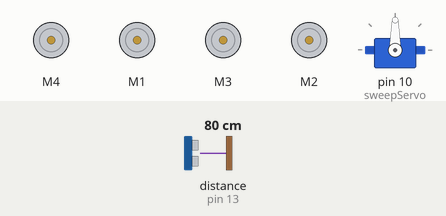
Bench run of a sketch on a simulated Arduino Uno, built with avr-gcc and run on an emulated ATmega328P. Parts: 4 × DC motor (green arrow = forward, orange = backward, longer = faster), servo. Wiring (inferred from the names in the program): ultrasonic range finder: trigger pin 2; echo pin 13. The test bench sets the inputs (shaded band); at power-on: distance to the obstacle (sensor on pin 13) 80 cm. The echo pulse lasts 58.3 µs per cm.

Above: at 0.05 s.
At 1.0 s:
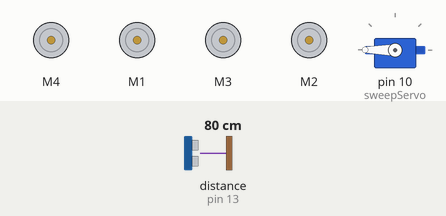
At 2.0 s:
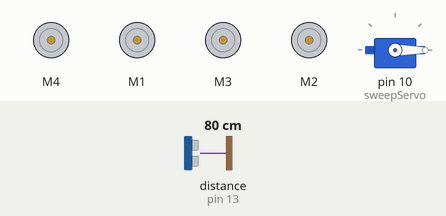
At 4.0 s:
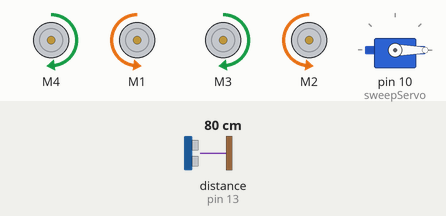
Timing chart, 0 to 5.2 s (numbered marks = the images above):
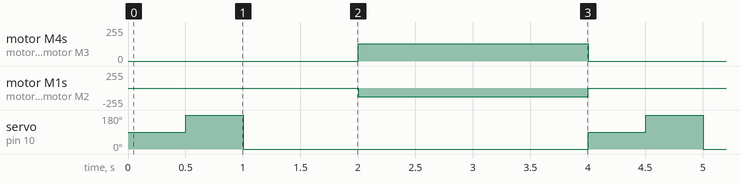

The sketch:

ObstacleAvoidance.ino
```cpp
// Implemented by Blake Iwaisako
// 1 August 2022

// Code made available by Micheal Klements from the-diy-life.com

#include <Wire.h>
#include <Adafruit_MotorShield.h>
#include "utility/Adafruit_MS_PWMServoDriver.h"
#include <Servo.h>

Adafruit_MotorShield AFMS = Adafruit_MotorShield();

Adafruit_DCMotor *RFMotor = AFMS.getMotor(4);
Adafruit_DCMotor *LFMotor = AFMS.getMotor(1);
Adafruit_DCMotor *RBMotor = AFMS.getMotor(3);
Adafruit_DCMotor *LBMotor = AFMS.getMotor(2);

Servo sweepServo;

byte trig = 2;                                    //trigger pin
byte echo = 13;                                   //echo pin
byte maxDist = 150;                               //maximum distance for sensing (outside of this distance objects are ignored)
byte stopDist = 50;                               //closest distance to an object allowable
float timeOut = 2*(maxDist+10)/100/134*1000000;   //Max time to wait for return signal

byte motorSpeed = 70;                             //Max motor speed (do not exceed 70)
byte motorOffset = 10;                            //Change to account for one motor being to powerful
int turnSpeed = 60;                               //Amount to add to motor during turns


void setup() {
  AFMS.begin();
  RFMotor->setSpeed(motorSpeed);                   //Set motor speed
  LFMotor->setSpeed(motorSpeed);
  RBMotor->setSpeed(motorSpeed);
  LBMotor->setSpeed(motorSpeed);

  RFMotor->run(RELEASE);                            //Release all motors before loop
  LFMotor->run(RELEASE);
  RBMotor->run(RELEASE);
  LBMotor->run(RELEASE);

  pinMode(trig, OUTPUT);
  pinMode(echo, INPUT);

  sweepServo.attach(10);
}

void loop()
{
  sweepServo.write(90);                             //Set servo to look straight ahead

  delay(500);
  int distance = getDistance();                     //check for objects directly ahead
  if(distance >= stopDist)                          //if there are no objects within the stopping distance, move forward
  {
    moveForward();
  }
  while(distance >= stopDist)                       //keep checking the object distance until it is within the minimum stopping distance
  {
    distance = getDistance();
    delay(250);
  }
  stopMove();                                       //stop the motors
  int turnDir = checkDirection();                   //check the left and right object distances and get the turning instruction
  Serial.print(turnDir);
  switch (turnDir)                                  //turn left, turn around or turn right depending on the instruction
  {
    case 0:                                         //turn left
      turnLeft(1000);
      break;
    case 1:
      turnLeft(2000);                                //turn around
      break;
    case 2:
      turnRight(1000);                               //turn right
      break;
  }
}

//create functions for movement and scanning

void accelerate()                                   //function to accelerate motors from 0 to full speed
{
  for (int i=0; i<motorSpeed; i++)
  {
    RFMotor->setSpeed(i);
    LFMotor->setSpeed(i);
    RBMotor->setSpeed(i);
    LBMotor->setSpeed(i);
    delay(10);
  }
}

void decelerate()                                     //function to decelerate motors from full speed to zero
{
  for(int i=motorSpeed; i!=0; i--)
  {
    RFMotor->setSpeed(i);
    LFMotor->setSpeed(i);
    RBMotor->setSpeed(i);
    LBMotor->setSpeed(i);
    delay(10);

  }
}

void moveForward()                                     //set all motors to run FORWARD
{
  RFMotor->run(FORWARD);
  LFMotor->run(FORWARD);
  RBMotor->run(FORWARD);
  LBMotor->run(FORWARD);
}

void stopMove()                                        //set all motors to stop
{
  RFMotor->run(RELEASE);
  LFMotor->run(RELEASE);
  RBMotor->run(RELEASE);
  LBMotor->run(RELEASE);
}

void turnLeft(int duration)                           //set motors to turn left for a certain duration variable
{
  RFMotor->setSpeed(motorSpeed+turnSpeed);            //set motors to turning speed
  LFMotor->setSpeed(motorSpeed+turnSpeed);
  RBMotor->setSpeed(motorSpeed+turnSpeed);
  LBMotor->setSpeed(motorSpeed+turnSpeed);
  RFMotor->run(FORWARD);
  RBMotor->run(FORWARD);
  LFMotor->run(BACKWARD);
  LBMotor->run(BACKWARD);
  delay(duration);
  RFMotor->setSpeed(motorSpeed);                      //bring back to motor speed
  LFMotor->setSpeed(motorSpeed);
  RBMotor->setSpeed(motorSpeed);
  LBMotor->setSpeed(motorSpeed);
  RFMotor->run(RELEASE);
  LFMotor->run(RELEASE);
  RBMotor->run(RELEASE);
  LBMotor->run(RELEASE);
}

void turnRight(int duration)
{
  RFMotor->setSpeed(motorSpeed+turnSpeed);
  LFMotor->setSpeed(motorSpeed+turnSpeed);
  RBMotor->setSpeed(motorSpeed+turnSpeed);
  LBMotor->setSpeed(motorSpeed+turnSpeed);
  RFMotor->run(BACKWARD);
  RBMotor->run(BACKWARD);
  LFMotor->run(FORWARD);
  LBMotor->run(FORWARD);
  delay(duration);
  RFMotor->setSpeed(motorSpeed);
  LFMotor->setSpeed(motorSpeed);
  RBMotor->setSpeed(motorSpeed);
  LBMotor->setSpeed(motorSpeed);
  RFMotor->run(RELEASE);
  LFMotor->run(RELEASE);
  RBMotor->run(RELEASE);
  LBMotor->run(RELEASE);
}

int getDistance()                                       // use snesor to measure distance to an object
{
  unsigned long pulseTime;                              // variable stores pulse travel time
  int distance;                                         // create a variable to store the calculated distance
  digitalWrite(trig, HIGH);                             // generate a 10 microsecond pulse
  delayMicroseconds(10);
  digitalWrite(trig, LOW);
  pulseTime = pulseIn(echo, HIGH, timeOut);             // measure time for pulse to return
  distance = (float)pulseTime * 340 / 2 / 10000;        // calculate the object distance on the pulse time
  return distance;
}

int checkDirection()                                    // check the left and right directions and decide which way to turn
{
  int distances [2] = {0,0};                            // Left and Right distances
  int turnDir = 1;                                      // direction to turn, 0 Left, 1 Reverse, 2 Right
  sweepServo.write(180);                                // turn servo to look Left
  delay(500);
  distances [0] = getDistance();                        // get the left object distance
  sweepServo.write(0);                                  // turn servo to look right
  delay(1000);
  distances [1] = getDistance();                        // get the right object distance
  if (distances[0] >= 200 && distances[1] >= 200)       // if both directions are clear, turn left
    turnDir = 0;
  else if (distances[0] <= stopDist && distances[1]<=stopDist)  // if both directions are blocked, turn around
    turnDir = 1;
  else if (distances[0] >= distances[1])                 // if left has more space, turn left
    turnDir = 0;
  else if (distances[0]<distances[1])                    // if right has more space, turn right
    turnDir = 2;
  return turnDir;
}
```

Measured:
- by itself, motor M4, motor M3: alternates forward 130/255 for 2.0 s and stopped for 2.0 s
- by itself, motor M1, motor M2: alternates backward 130/255 for 2.0 s and stopped for 2.0 s
- by itself, servo on pin 10 (sweepServo): repeats every 4.0 s: 0° 3.0 s, 90° 0.50 s, 180° 0.50 s
